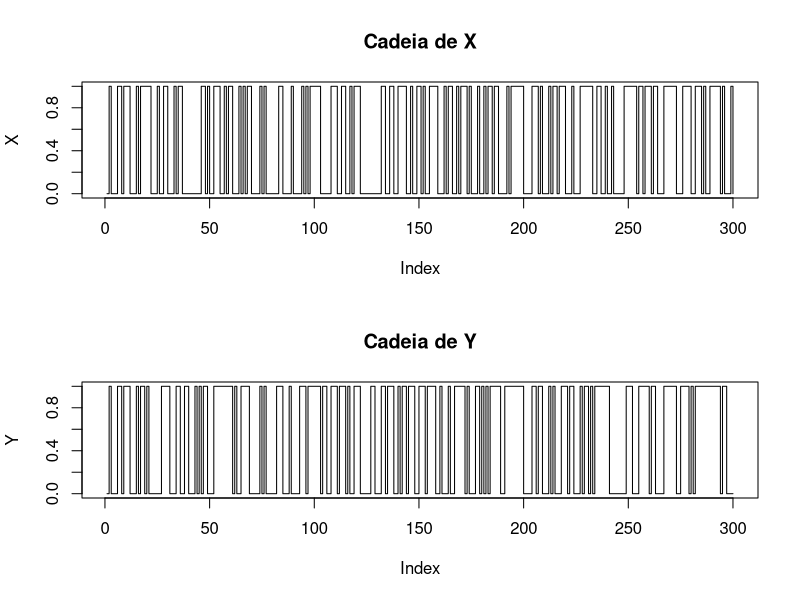

Recreate this plot in R.
# Gibbs para tabela 2 x 2
set.seed(20261015)
# linhas: X=0/1; colunas: Y=0/1
P <- matrix(c(.30,.10,.20,.40), nrow=2)
stopifnot(abs(sum(P)-1)<1e-12)
N <- 12000; burnin <- 2000
X <- Y <- integer(N)
for(t in 2:N) {
  y0 <- Y[t-1] + 1L
  px1 <- P[2,y0]/sum(P[,y0])
  X[t] <- rbinom(1,1,px1)
  x0 <- X[t] + 1L
  py1 <- P[x0,2]/sum(P[x0,])
  Y[t] <- rbinom(1,1,py1)
}
observada <- table(factor(X[(burnin+1):N],levels=0:1),
                  factor(Y[(burnin+1):N],levels=0:1))
cat('Conjunta teorica:\n'); print(P)
cat('Conjunta simulada:\n'); print(prop.table(observada))
cat('P(X=1) simulada:', mean(X[(burnin+1):N]), '\n')
cat('P(Y=1) simulada:', mean(Y[(burnin+1):N]), '\n')
par(mfrow=c(2,1))
plot(X[1:300], type='s', main='Cadeia de X', ylab='X')
plot(Y[1:300], type='s', main='Cadeia de Y', ylab='Y')
par(mfrow=c(1,1))
